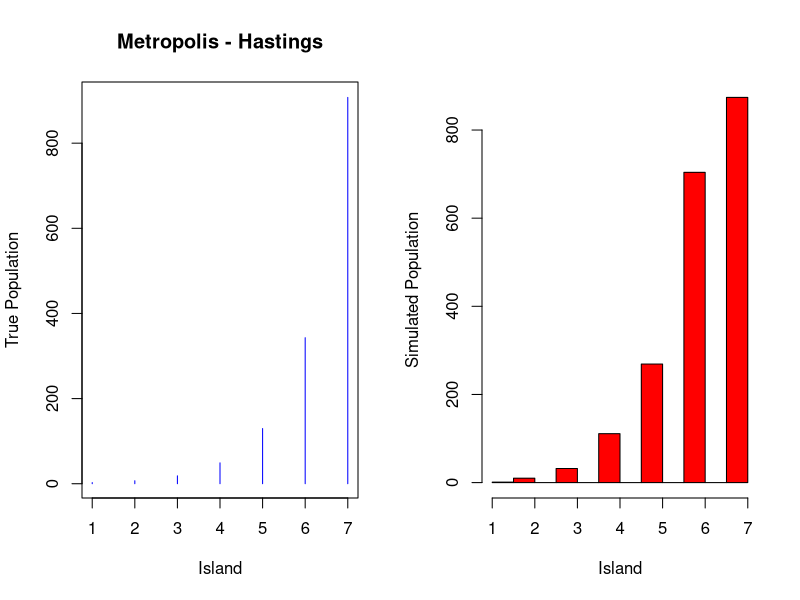

Source code (R):
#---------------------------------------------------------------#
#            Simple Metropolist-Hastings Algorithm              #
#                for island-hopping problem                     #
#                   Fabrizio Leone (2019)                       #          
#---------------------------------------------------------------#


# Initialization
Nburn             <- 3000                   # Burn in replication
Nrep              <- 2000                   # Actual replication
Ntot              <- Nburn + Nrep           # Total replication
N                 <- 7                      # No. of islands
Idx               <- seq(1,N,1)       
Pop               <- sqrt(N^Idx)            # Pop. per island. It is the target 
End               <- matrix(NaN,Nrep)
Start             <- matrix(NaN,Nrep)
Start[1]          <- 5

# Metropolis-Hastings algorithm
for (i in 1:Ntot) {
  
  if(Start[i]>1 & Start[i]<N){
    Proposal          <- runif(1)          # Proposal move
  } else if (Start[i] == N){
    Proposal          <- 1
  } else {
    Proposal          <- 0
  }
  
  if (Proposal<1/2){                       # If proposal < 0.5 ==> Move right
    r                <- min(Pop[Start[i]+1]/Pop[Start[i]],1)   
    if (runif(1)<r){
      End[i]              <- Start[i] + 1
    } else {
      End[i]              <- Start[i] 
    }  
  } else {                                 # If proposal > 0.5 ==> Move left
    r                <- min(Pop[Start[i]-1]/Pop[Start[i]],1)
    if (runif(1)<r){
      End[i]              <- Start[i] - 1
    } else {
      End[i]              <- Start[i] 
    }
  }
  Start[i+1]         <- End[i]             # Start iteration t+1 from endpoint of t
  
}

End                  <- End[Nburn:Ntot]    # Discard burn-in

# Plot results
par(mfrow=c(1,2))
plot(Pop, xlab = "Island", ylab = "True Population",main="Metropolis - Hastings" , col = "blue", type="h")
hist(End, xlab = "Island", ylab = "Simulated Population", main="", col = "red")
